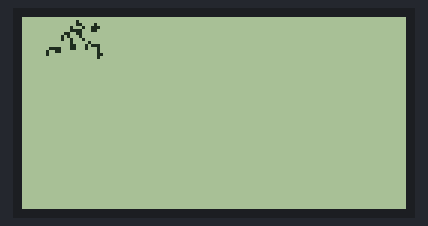
A sketch run on a simulated Arduino Uno, built with avr-gcc and run on an emulated ATmega328P. On the bench: 128×64 one-colour display. Random numbers use the default seed unless the sketch sets one.

Above: at 0.8 s.
At 2.6 s:
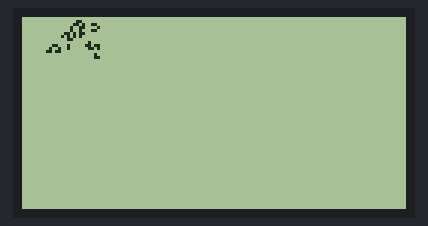
At 6.1 s:
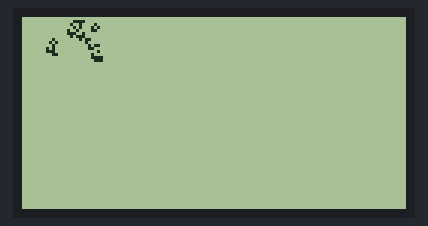
At 9.7 s:
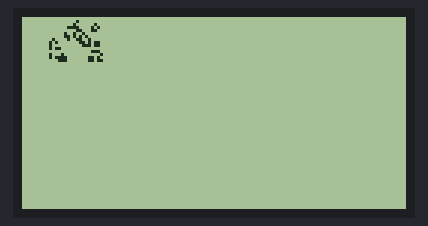
At 18.6 s:
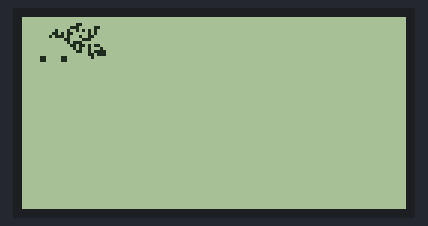
At 38.3 s:
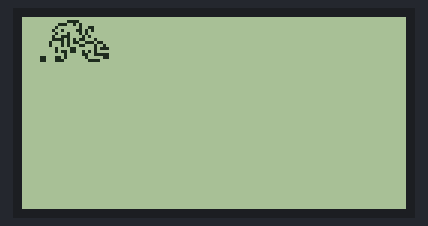

The sketch:

conway_arduino.ino
```cpp
/*
Writing Conway's game of life for a microcontroller.
This file requires the U8g2lib library.
Code by Shaun Lowis.
*/
#include <Arduino.h>
#include <U8g2lib.h>

#ifdef U8X8_HAVE_HW_SPI
#include <SPI.h>
#endif
#ifdef U8X8_HAVE_HW_I2C
#include <Wire.h>
#endif

/*
  U8g2lib Example Overview:
    Frame Buffer Examples: More RAM intensive, but can get values back from array.
    Page Buffer Examples: Can't use this method as we need to get cell values back from our display.
    U8x8 Text Only Example: No RAM usage, direct communication with display controller. No graphics, 8x8 Text only.

*/

U8G2_ST7920_128X64_F_SW_SPI u8g2(U8G2_R0, /* clock=*/ 13, /* data=*/ 11, /* CS=*/ 10, /* reset=*/ 8);
// U8G2_ST7920_128X64_1_SW_SPI u8g2(U8G2_R0, /* clock=*/ 13, /* data=*/ 11, /* CS=*/ 10, /* reset=*/ 8);

// bool screen[128][64];
bool screen[32][16];

void setup(void) {
  u8g2.begin();
  // Start conditions for Conway, draw some initial points manually.
  // The screen dimensions are 128 x 64

  u8g2.clearBuffer();

  // Make a glider near the middle ish of the screen.
  // Draw the values
  u8g2.drawBox(56, 30, 1, 1);
  u8g2.drawBox(57, 30, 1, 1);
  u8g2.drawBox(58, 30, 1, 1);
  u8g2.drawBox(56, 31, 1, 1);
  u8g2.drawBox(57, 32, 1, 1);

  // Update the screen array.
  screen[56][30] = true;
  screen[57][30] = true;
  screen[58][30] = true;
  screen[56][31] = true;
  screen[57][32] = true;

  // Generate some random points at the start of every game.
  // This is inside of the outer edge, same as my iteration.
  for (int rand_starts = 0; rand_starts < 100; rand_starts++){
    // int rand_x = random(1, 127);
    // int rand_y = random(1, 63);
    int rand_x = random(1, 31);
    int rand_y = random(1, 15);
    u8g2.drawBox(rand_x, rand_y, 1, 1);
    screen[rand_x][rand_y] = true;
  }

  u8g2.sendBuffer();
}

void loop(void) {
  // Now that we have our screen defined, we can clear the display.
  u8g2.clearBuffer();

  for (int i = 1; i < 31; i++) {
    for (int j = 1; j < 15; j++) {
      int total = 0;

      if(screen[i - 1][j + 1]){ // top_left_val
        total += 1;
      }
      if(screen[i][j + 1]){ // top_val
        total += 1;
      }
      if(screen[i + 1][j + 1]){ // top_right_val
        total += 1;
      }
      if(screen[i + 1][j]){ // right_val
        total += 1;
      }
      if(screen[i + 1][j - 1]){ // bottom_right_val
        total += 1;
      }
      if(screen[i][j - 1]){ // bottom_val
        total += 1;
      }
      if(screen[i - 1][j - 1]){ // bottom_left_val
        total += 1;
      }
      if(screen[i - 1][j]){ // left_val
        total += 1;
      }

      // Defining Conway's rules:
      // Rule 1: A live cell dies if it has fewer than two live neighbors.
      if (screen[i][j] && total < 2) {
        screen[i][j] = false;
      }
      // Rule 2: A live cell with more than three live neighbors dies.
      else if (screen[i][j] && total > 3) {
        screen[i][j] = false;
      }
      // Rule 3: A live cell with two or three live neighbors lives on to the next generation.
      else if (screen[i][j] && (total == 2 || total == 3)) {
        screen[i][j] = true;
      }
      // Rule 4: A dead cell will be brought back to live if it has exactly three live neighbors.
      else if (screen[i][j] == false && total == 3) {
        screen[i][j] = true;
      }

      if (screen[i][j]){
        u8g2.drawPixel(i, j); // Draw a pixel if the corresponding 'screen' array value is true
      }
    }
    u8g2.sendBuffer();
  }
  delay(1000);
}
```

Measured:
- what the display in image 0 shows lasts 1.1 s, from 0.8 s to 1.9 s
- what the display in image 1 shows lasts 1.2 s, from 2.5 s to 3.7 s
